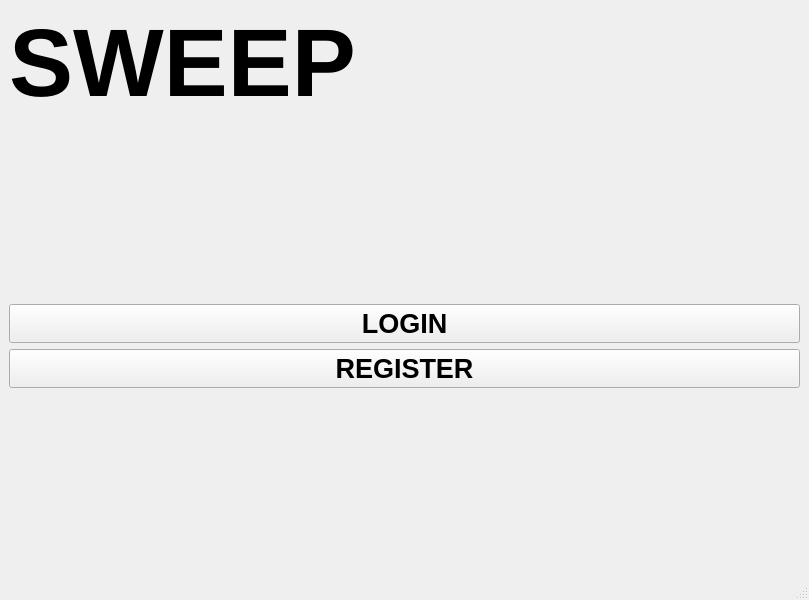
<?xml version="1.0" encoding="UTF-8"?>
<ui version="4.0">
 <class>MainWindow</class>
 <widget class="QMainWindow" name="MainWindow">
  <property name="geometry">
   <rect>
    <x>0</x>
    <y>0</y>
    <width>809</width>
    <height>600</height>
   </rect>
  </property>
  <property name="windowTitle">
   <string>MainWindow</string>
  </property>
  <widget class="QWidget" name="centralwidget">
   <layout class="QVBoxLayout" name="verticalLayout">
    <item>
     <widget class="QLabel" name="label_heading">
      <property name="font">
       <font>
        <pointsize>72</pointsize>
        <weight>75</weight>
        <bold>true</bold>
       </font>
      </property>
      <property name="text">
       <string>SWEEP</string>
      </property>
     </widget>
    </item>
    <item>
     <spacer name="verticalSpacer">
      <property name="orientation">
       <enum>Qt::Vertical</enum>
      </property>
      <property name="sizeHint" stdset="0">
       <size>
        <width>778</width>
        <height>118</height>
       </size>
      </property>
     </spacer>
    </item>
    <item>
     <widget class="QPushButton" name="pushButton">
      <property name="font">
       <font>
        <pointsize>20</pointsize>
        <weight>75</weight>
        <bold>true</bold>
       </font>
      </property>
      <property name="text">
       <string>LOGIN</string>
      </property>
     </widget>
    </item>
    <item>
     <widget class="QPushButton" name="pushButton_2">
      <property name="font">
       <font>
        <pointsize>20</pointsize>
        <weight>75</weight>
        <bold>true</bold>
       </font>
      </property>
      <property name="text">
       <string>REGISTER</string>
      </property>
     </widget>
    </item>
    <item>
     <spacer name="verticalSpacer_2">
      <property name="orientation">
       <enum>Qt::Vertical</enum>
      </property>
      <property name="sizeHint" stdset="0">
       <size>
        <width>788</width>
        <height>168</height>
       </size>
      </property>
     </spacer>
    </item>
   </layout>
  </widget>
  <widget class="QMenuBar" name="menubar">
   <property name="geometry">
    <rect>
     <x>0</x>
     <y>0</y>
     <width>809</width>
     <height>30</height>
    </rect>
   </property>
  </widget>
  <widget class="QStatusBar" name="statusbar"/>
 </widget>
 <resources/>
 <connections/>
</ui>
